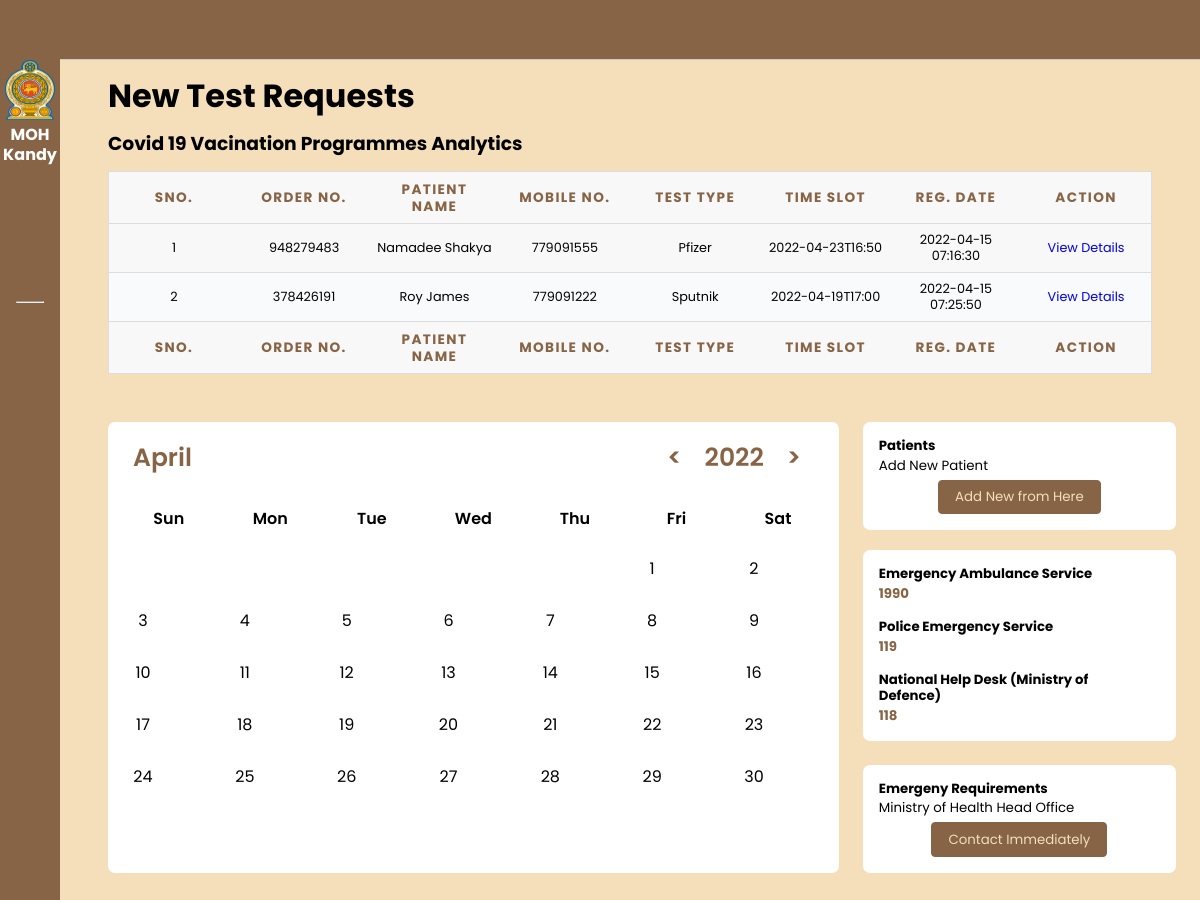
The page /new-test.php (signed in) on the database its author committed.
### tables this page shows
CREATE TABLE `tbltestrecord` (
  `id` int NOT NULL,
  `OrderNumber` bigint DEFAULT NULL,
  `PatientMobileNumber` bigint DEFAULT NULL,
  `TestType` varchar(100) DEFAULT NULL,
  `TestTimeSlot` varchar(120) DEFAULT NULL,
  `ReportStatus` varchar(100) DEFAULT NULL,
  `FinalReport` varchar(150) DEFAULT NULL,
  `ReportUploadTime` varchar(200) DEFAULT NULL,
  `RegistrationDate` timestamp NULL DEFAULT CURRENT_TIMESTAMP,
  `AssignedtoEmpId` varchar(150) DEFAULT NULL,
  `AssigntoName` varchar(180) DEFAULT NULL,
  `AssignedTime` varchar(100) DEFAULT NULL
);

CREATE TABLE `tblpatients` (
  `id` int NOT NULL,
  `FullName` varchar(120) DEFAULT NULL,
  `MobileNumber` bigint DEFAULT NULL,
  `DateOfBirth` date DEFAULT NULL,
  `GovtIssuedId` varchar(150) DEFAULT NULL,
  `GovtIssuedIdNo` varchar(150) DEFAULT NULL,
  `FullAddress` varchar(255) DEFAULT NULL,
  `State` varchar(200) DEFAULT NULL,
  `RegistrationDate` timestamp NOT NULL DEFAULT CURRENT_TIMESTAMP
);

### new-test.php (the view, shortened to what this page needs)
<?php session_start();
include_once('includes/config.php');
if (strlen($_SESSION['aid']==0)) {
  header('location:logout.php');
  } else{
?>
<!DOCTYPE html>
<html lang="en">
<head>
    <link rel="stylesheet" href="https://cdn.jsdelivr.net/gh/lykmapipo/themify-icons@0.1.2/css/themify-icons.css">
    <link rel="stylesheet" href="style.css">
    <link rel="stylesheet" href="dropdown.css">
    <link rel="stylesheet" href="tables.css">
</head>
<body>
    <?php include_once('includes/sidesection.php');?>
    <div class="main-content">
        <header>
        </header>
        <main>
            <h1 class="dash-title">New Test Requests</h1>
            <h3 class="dash-title">Covid 19 Vacination Programmes Analytics</h3>
            <div class="container">
            <form name="assignto" method="post">
                    <table class="table table-bordered" id="dataTable" width="100%" cellspacing="0">
                                    <thead>
                                        <tr>
                                            <th>Sno.</th>
                                            <th>Order No.</th>
                                            <th>Patient Name</th>
                                            <th>Mobile No.</th>
                                            <th>Test Type</th>
                                            <th>Time Slot</th>
                                            <th>Reg. Date</th>
                                            <th>Action</th>
                                        </tr>
                                    </thead>
                                      <tfoot>
                                            <tr>
                                            <th>Sno.</th>
                                            <th>Order No.</th>
                                            <th>Patient Name</th>
                                            <th>Mobile No.</th>
                                            <th>Test Type</th>
                                            <th>Time Slot</th>
                                            <th>Reg. Date</th>
                                            <th>Action</th>
                                        </tr>
                                    </tfoot>
                                    <tbody>
<?php $query=mysqli_query($con,"select tbltestrecord.OrderNumber,tblpatients.FullName,tblpatients.MobileNumber,tbltestrecord.TestType,tbltestrecord.TestTimeSlot,tbltestrecord.RegistrationDate,tbltestrecord.id as testid from tbltestrecord
join tblpatients on tblpatients.MobileNumber=tbltestrecord.PatientMobileNumber
where ReportStatus is null
    ");
$cnt=1;
while($row=mysqli_fetch_array($query)){
?>
                                        <tr>
                                            <td><?php echo $cnt;?></td>
                                            <td><?php echo $row['OrderNumber'];?></td>
                                            <td><?php echo $row['FullName'];?></td>
                                            <td><?php echo $row['MobileNumber'];?></td>
                                            <td><?php echo $row['TestType'];?></td>
                                            <td><?php echo $row['TestTimeSlot'];?></td>
                                             <td><?php echo $row['RegistrationDate'];?></td>
                                            <td>
                                <a href="test-details.php?tid=<?php echo $row['testid'];?>&&oid=<?php echo $row['OrderNumber'];?>" class="btn btn-info btn-sm">View Details</a>
                            </td>
                                        </tr>
<?php $cnt++;} ?>
                                    </tbody>
                                </table>
                                     </form>
</div>
<?php include_once('includes/bottomsection.php');?>
        </main>
    </div>
</body>
</html>
<?php } ?>

### style.css (style rules this page uses)
body { background-color: #F4DFBA; }
* { font-family: 'Poppins', sans-serif; margin: 0; padding: 0; text-decoration: none; list-style-type: none; box-sizing: border-box; }
.main-content { position: relative; margin-left: 240px; transition: margin-left 500ms; }
main { margin-top: 60px; background: #F4DFBA; min-height: 90vh; padding: 1rem 3rem; }
header { position: fixed; left: 240px; top: 0; z-index: 100; width: calc(100% - 240px); background: #876445; height: 60px; padding: 0rem 1rem; display: flex; align-items: center; justify-content: space-between; border-bottom: 1px solid #ccc; transition: left 500ms; }
.dash-title { color: var(--color-dark); margin-bottom: 1rem; }
th { font-size: 1.1rem; padding: 1rem 1rem; color: #876445; text-align: center; }
td { font-size: .8rem; padding: 1rem 1rem; text-align: center; }
tbody tr:nth-child(even) { background: #f9fafc; }
@media only screen and (max-width: 1200px) { .main-content { margin-left: 60px; } }
@media only screen and (max-width: 1200px) { .main-content header { left: 60px; width: calc(100% - 60px); } }
* { padding: 0; margin: 0; box-sizing: border-box; }

### tables.css (style rules this page uses)
table { border: 1px solid #ccc; border-collapse: collapse; margin: 0; padding: 0; width: 100%; table-layout: fixed; }
table tr { background-color: #f8f8f8; border: 1px solid #ddd; padding: .35em; }
table th, table td { padding: .625em; text-align: center; }
table th { font-size: .85em; letter-spacing: .1em; text-transform: uppercase; }
body { font-family: "Open Sans", sans-serif; line-height: 1.25; }

### rows shown on the page
tbltestrecord: OrderNumber "948279483", tblpatients.FullName "Namadee Shakya", tblpatients.MobileNumber "779091555", TestType "Pfizer", TestTimeSlot "2022-04-23T16:50", RegistrationDate "2022-04-15 07:16:30"
tbltestrecord: OrderNumber "378426191", tblpatients.FullName "Roy James", tblpatients.MobileNumber "779091222", TestType "Sputnik", TestTimeSlot "2022-04-19T17:00", RegistrationDate "2022-04-15 07:25:50"
